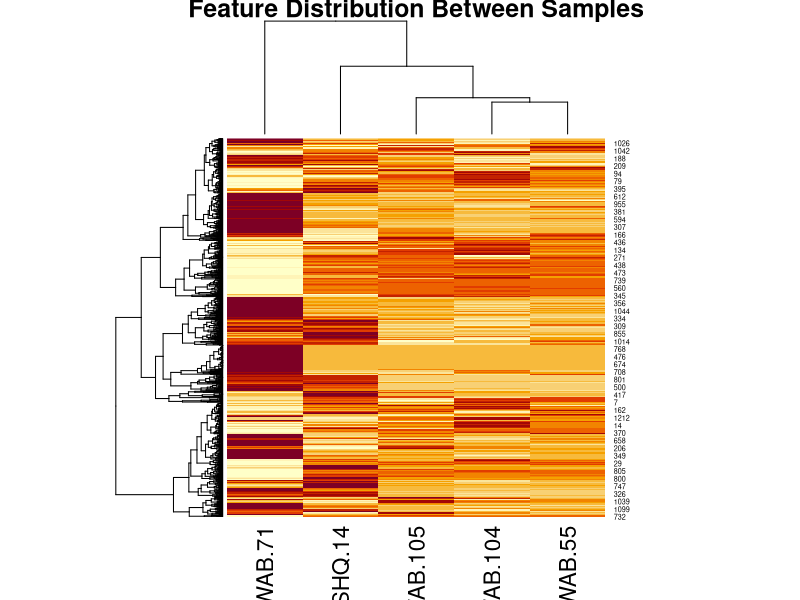
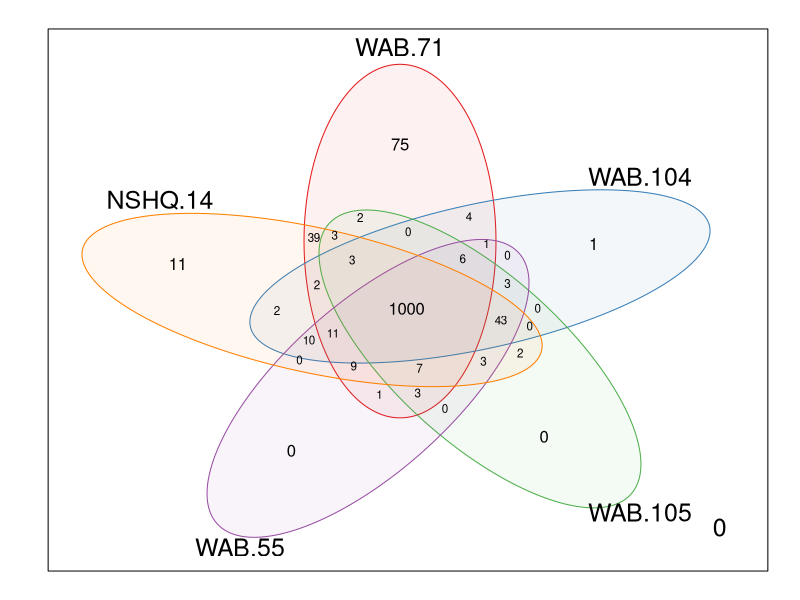
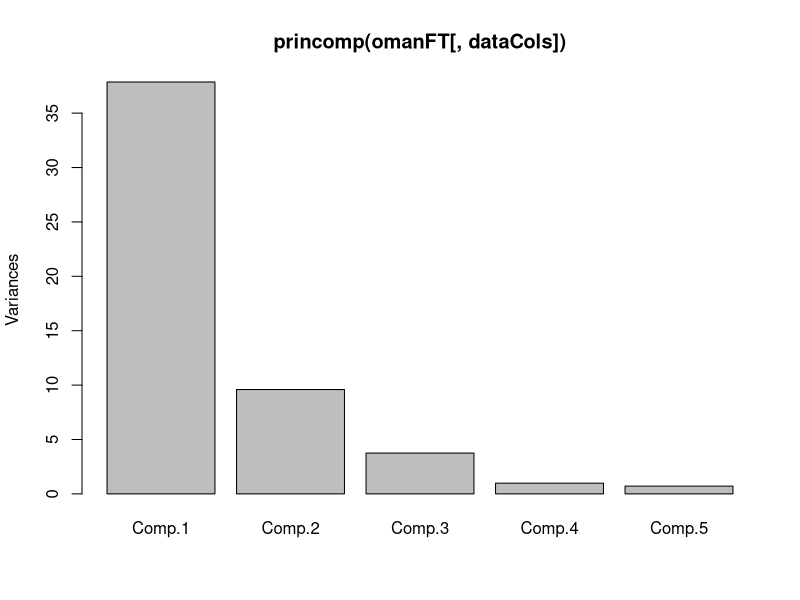

Generate these figures, in order, with R:
## ---- chunk 1
library(dplyr)
library(ggplot2)
library(here)
library(limma)
library(RColorBrewer)
## ---- chunk 2
omanFT <- read.table(here("data/2018-11-23/QA_oman_feature_table.txt"), header = T,
                     stringsAsFactors = F)
dataCols <- 3:7
## ---- chunk 3
as.matrix(omanFT[,dataCols]) %>% heatmap(main = "Feature Distribution Between Samples")
## ---- chunk 4
overlapTable <- omanFT[,dataCols] %>% apply(2, function(x) {
    x > 0
})

vennDiagram(vennCounts(overlapTable), circle.col = brewer.pal(5, "Set1"))
rm(overlapTable)
## ---- chunk 5
## also think about pasting mz_rt as single variable.

plot(princomp(omanFT[,dataCols]))
